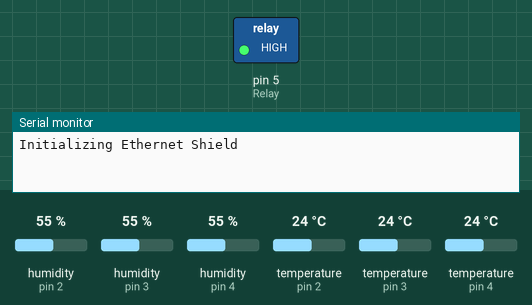
Simulated run of this sketch. Board: Arduino Uno, built for the host (arithmetic inside an expression is 32-bit, double 64-bit). Shown: switched loads named in the sketch (green lamp = pin HIGH), the last lines printed to the serial monitor. The inputs (shaded band) are chosen by the test bench; at power-on: humidity (sensors on pin 2, pin 3, pin 4) 55 %, temperature (sensors on pin 2, pin 3, pin 4) 24 °C. WiFi joins after 1.5 s; servers stay silent unless stated; pins used as bus, display or sensor lines are not drawn.

Above: at 0.1 s.
At 3.8 s:
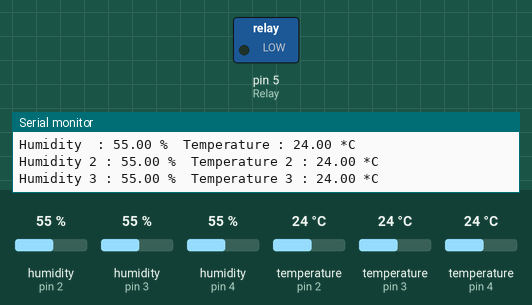
Timing chart, 0 to 5.3 s (numbered marks = the images above):
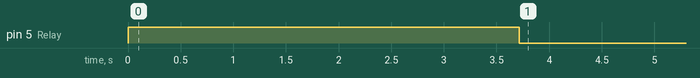

Measured:
- by itself, pin 5 (Relay): HIGH → LOW at 3.7 s

The sketch:

Ethernet_DHT22.ino
```cpp
#include <SPI.h>
#include <Ethernet.h>
#include "DHT.h"

#define DHTTYPE2 DHT22   // DHT 22  (AM2302), AM2321

#define DHTPIN  2
#define DHTPIN2 3
#define DHTPIN3 4
#define Relay   5
#define VCC     A0
#define VCC_2   A1
#define VCC_3   A2
#define GND     A3

DHT dht (DHTPIN, DHTTYPE2);
DHT dht2(DHTPIN2, DHTTYPE2);
DHT dht3(DHTPIN3, DHTTYPE2);

byte mac[] = { 0xDE, 0xAD, 0xBE, 0xEF, 0xFE, 0xED }; //physical mac address

IPAddress server(192, 168, 50, 4);
IPAddress ip(192, 168, 50, 6);
EthernetClient client;
const char* host      = "192.168.50.4";

//const char* server  = "ifls.lmb.its.ac.id";
//const char* host    = "ifls.lmb.its.ac.id";

void setup() {
  Serial.begin(9600);
  pinMode(VCC, OUTPUT);
  pinMode(VCC_2, OUTPUT);
  pinMode(VCC_3, OUTPUT);
  pinMode(GND, OUTPUT);
  pinMode(Relay, OUTPUT);
  digitalWrite(VCC, HIGH);
  digitalWrite(VCC_2, HIGH);
  digitalWrite(VCC_3, HIGH);
  digitalWrite(GND, LOW);
  digitalWrite(Relay, HIGH);

  Serial.println("Initializing Ethernet Shield");

  if (Ethernet.begin(mac) == 0)
  {
    Serial.println("Failed to configure Ethernet using DHCP");
    Ethernet.begin(mac, ip);
  }
  printIPAddress();
  delay(2000);
  Serial.println("Connecting...");
  dht.begin();
  dht2.begin();
  dht3.begin();
}

void printIPAddress()
{
  Serial.print("My IP address: ");
  for (byte thisByte = 0; thisByte < 4; thisByte++) {
    // print the value of each byte of the IP address:
    Serial.print(Ethernet.localIP()[thisByte], DEC);
    Serial.print(".");
  }

  Serial.println();
}

void loop()
{
  if (client.connect(server, 80))
  {
    Serial.println("Network Connected");

    float hum   = dht.readHumidity();
    float temp  = dht.readTemperature();

    float hum2  = dht2.readHumidity();
    float temp2 = dht2.readTemperature();

    float hum3  = dht3.readHumidity();
    float temp3 = dht3.readTemperature();

    if (isnan(hum) || isnan(temp))
    {
      Serial.println("Sensor 1 Error");
      return;
    }

    else if (isnan(hum2) || isnan(temp2))
    {
      Serial.println("Sensor 2 Error");
      return;
    }

    else if (isnan(hum3) || isnan(temp3))
    {
      Serial.println("Sensor 3 Error");
      return;
    }

    if ((hum >=55) || (hum2 >= 55) || (hum3 >= 55))
    {
      digitalWrite(Relay, LOW);
    }
    else
    {
      digitalWrite(Relay, HIGH);
    }

    Serial.print("Humidity  : ");
    Serial.print(hum);
    Serial.print(" %\t");
    Serial.print("Temperature : ");
    Serial.print(temp);
    Serial.print(" *C ");
    Serial.println();
    Serial.print("Humidity 2 : ");
    Serial.print(hum2);
    Serial.print(" %\t");
    Serial.print("Temperature 2 : ");
    Serial.print(temp2);
    Serial.print(" *C ");
    Serial.println();
    Serial.print("Humidity 3 : ");
    Serial.print(hum3);
    Serial.print(" %\t");
    Serial.print("Temperature 3 : ");
    Serial.print(temp3);
    Serial.print(" *C ");
    Serial.println();
    Serial.println("Mengirim Data ~");

    String url = "/radhumidity2/input.php";
    url += "?temperature=";
    url += temp;
    url += "&humidity=";
    url += hum;
    url += "&temperature2=";
    url += temp2;
    url += "&humidity2=";
    url += hum2;
    url += "&temperature3=";
    url += temp3;
    url += "&humidity3=";
    url += hum3;

    // This will send the request to the server
    client.print(String("GET ") + url + " HTTP/1.1\r\n" +
                 "Host: " + host + "\r\n" +
                 "Connection: cl1ose\r\n\r\n");

    client.stop();
  }

  else
  {
    Serial.println("Connection failed");
    setup();
  }
    delay(5000);
}
```
